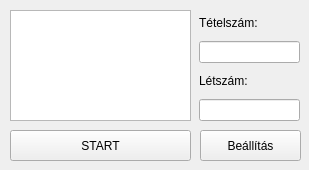
<?xml version="1.0" encoding="UTF-8"?>
<ui version="4.0">
 <class>sorsolas</class>
 <widget class="QWidget" name="sorsolas">
  <property name="geometry">
   <rect>
    <x>0</x>
    <y>0</y>
    <width>309</width>
    <height>170</height>
   </rect>
  </property>
  <property name="windowTitle">
   <string>sorsolas</string>
  </property>
  <widget class="QTextEdit" name="numberBox">
   <property name="enabled">
    <bool>true</bool>
   </property>
   <property name="geometry">
    <rect>
     <x>10</x>
     <y>10</y>
     <width>181</width>
     <height>111</height>
    </rect>
   </property>
   <property name="font">
    <font>
     <pointsize>60</pointsize>
    </font>
   </property>
   <property name="styleSheet">
    <string notr="true"/>
   </property>
   <property name="readOnly">
    <bool>true</bool>
   </property>
   <property name="html">
    <string>&lt;!DOCTYPE HTML PUBLIC &quot;-//W3C//DTD HTML 4.0//EN&quot; &quot;http://www.w3.org/TR/REC-html40/strict.dtd&quot;&gt;
&lt;html&gt;&lt;head&gt;&lt;meta name=&quot;qrichtext&quot; content=&quot;1&quot; /&gt;&lt;style type=&quot;text/css&quot;&gt;
p, li { white-space: pre-wrap; }
&lt;/style&gt;&lt;/head&gt;&lt;body style=&quot; font-family:'MS Shell Dlg 2'; font-size:60pt; font-weight:400; font-style:normal;&quot;&gt;
&lt;p align=&quot;center&quot; style=&quot;-qt-paragraph-type:empty; margin-top:0px; margin-bottom:0px; margin-left:0px; margin-right:0px; -qt-block-indent:0; text-indent:0px;&quot;&gt;&lt;br /&gt;&lt;/p&gt;&lt;/body&gt;&lt;/html&gt;</string>
   </property>
  </widget>
  <widget class="QPushButton" name="startButton">
   <property name="geometry">
    <rect>
     <x>10</x>
     <y>130</y>
     <width>181</width>
     <height>31</height>
    </rect>
   </property>
   <property name="text">
    <string>START</string>
   </property>
  </widget>
  <widget class="QPushButton" name="settingsButton">
   <property name="geometry">
    <rect>
     <x>200</x>
     <y>130</y>
     <width>101</width>
     <height>31</height>
    </rect>
   </property>
   <property name="text">
    <string>Beállítás</string>
   </property>
  </widget>
  <widget class="QWidget" name="settings" native="true">
   <property name="geometry">
    <rect>
     <x>199</x>
     <y>10</y>
     <width>101</width>
     <height>111</height>
    </rect>
   </property>
   <widget class="QWidget" name="verticalLayoutWidget">
    <property name="geometry">
     <rect>
      <x>0</x>
      <y>0</y>
      <width>101</width>
      <height>111</height>
     </rect>
    </property>
    <layout class="QVBoxLayout" name="verticalLayout">
     <item>
      <widget class="QLabel" name="label">
       <property name="text">
        <string>Tételszám:</string>
       </property>
      </widget>
     </item>
     <item>
      <widget class="QLineEdit" name="settingTetel"/>
     </item>
     <item>
      <widget class="QLabel" name="label_2">
       <property name="text">
        <string>Létszám:</string>
       </property>
      </widget>
     </item>
     <item>
      <widget class="QLineEdit" name="settingLet"/>
     </item>
    </layout>
   </widget>
  </widget>
 </widget>
 <resources/>
 <connections/>
</ui>
